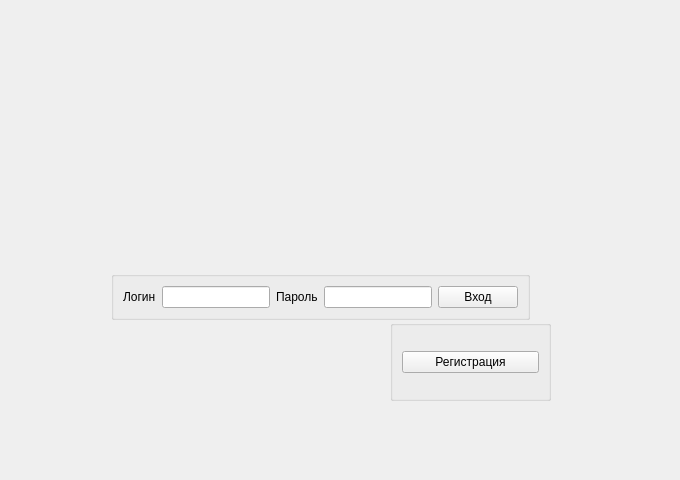
<?xml version="1.0" encoding="UTF-8"?>
<ui version="4.0">
 <class>EntryWindow</class>
 <widget class="QWidget" name="EntryWindow">
  <property name="geometry">
   <rect>
    <x>0</x>
    <y>0</y>
    <width>680</width>
    <height>480</height>
   </rect>
  </property>
  <property name="windowTitle">
   <string>EntryWindow</string>
  </property>
  <widget class="QWidget" name="layoutWidget">
   <property name="geometry">
    <rect>
     <x>20</x>
     <y>260</y>
     <width>601</width>
     <height>60</height>
    </rect>
   </property>
   <layout class="QHBoxLayout" name="horizontalLayout_2">
    <item>
     <spacer name="horizontalSpacer">
      <property name="orientation">
       <enum>Qt::Horizontal</enum>
      </property>
      <property name="sizeHint" stdset="0">
       <size>
        <width>40</width>
        <height>20</height>
       </size>
      </property>
     </spacer>
    </item>
    <item>
     <layout class="QVBoxLayout" name="verticalLayout">
      <item>
       <spacer name="verticalSpacer">
        <property name="orientation">
         <enum>Qt::Vertical</enum>
        </property>
        <property name="sizeHint" stdset="0">
         <size>
          <width>20</width>
          <height>40</height>
         </size>
        </property>
       </spacer>
      </item>
      <item>
       <widget class="QGroupBox" name="groupBox">
        <property name="title">
         <string/>
        </property>
        <layout class="QHBoxLayout" name="horizontalLayout">
         <item>
          <widget class="QLabel" name="login_label">
           <property name="tabletTracking">
            <bool>false</bool>
           </property>
           <property name="autoFillBackground">
            <bool>false</bool>
           </property>
           <property name="text">
            <string>Логин</string>
           </property>
           <property name="scaledContents">
            <bool>false</bool>
           </property>
          </widget>
         </item>
         <item>
          <widget class="QLineEdit" name="edit_LOGIN"/>
         </item>
         <item>
          <widget class="QLabel" name="password_label">
           <property name="text">
            <string>Пароль</string>
           </property>
          </widget>
         </item>
         <item>
          <widget class="QLineEdit" name="passworld_edit">
           <property name="echoMode">
            <enum>QLineEdit::Password</enum>
           </property>
          </widget>
         </item>
         <item>
          <widget class="QPushButton" name="enter_button">
           <property name="text">
            <string>Вход</string>
           </property>
          </widget>
         </item>
        </layout>
       </widget>
      </item>
     </layout>
    </item>
    <item>
     <spacer name="horizontalSpacer_2">
      <property name="orientation">
       <enum>Qt::Horizontal</enum>
      </property>
      <property name="sizeHint" stdset="0">
       <size>
        <width>20</width>
        <height>20</height>
       </size>
      </property>
     </spacer>
    </item>
   </layout>
  </widget>
  <widget class="QGroupBox" name="groupBox_2">
   <property name="geometry">
    <rect>
     <x>390</x>
     <y>320</y>
     <width>161</width>
     <height>81</height>
    </rect>
   </property>
   <property name="title">
    <string/>
   </property>
   <layout class="QVBoxLayout" name="verticalLayout_2">
    <item>
     <widget class="QPushButton" name="newAccount">
      <property name="text">
       <string>Регистрация</string>
      </property>
     </widget>
    </item>
   </layout>
  </widget>
 </widget>
 <resources/>
 <connections/>
</ui>
